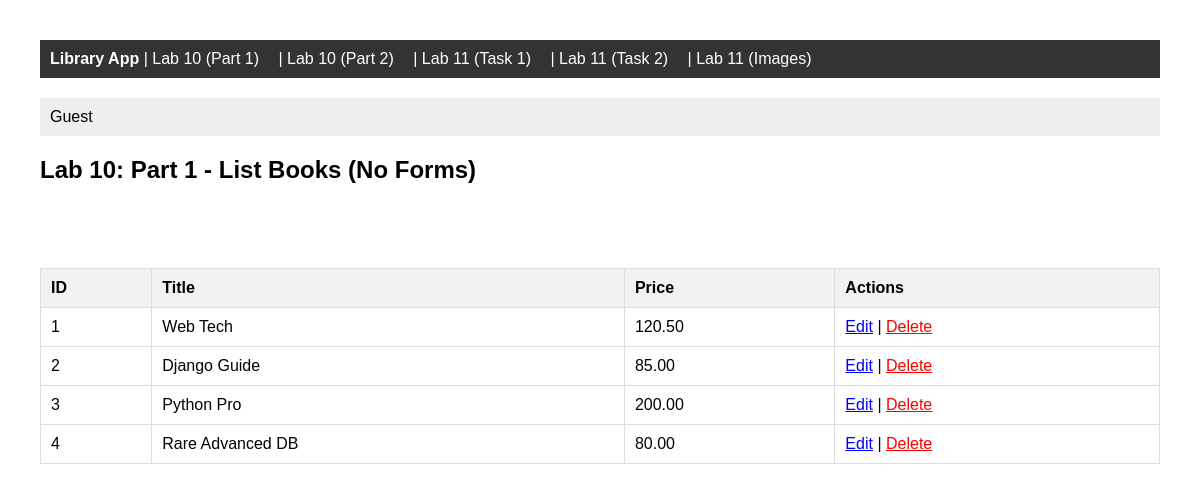
Page /books/lab10/part1/listbooks/ on the earlier database version.
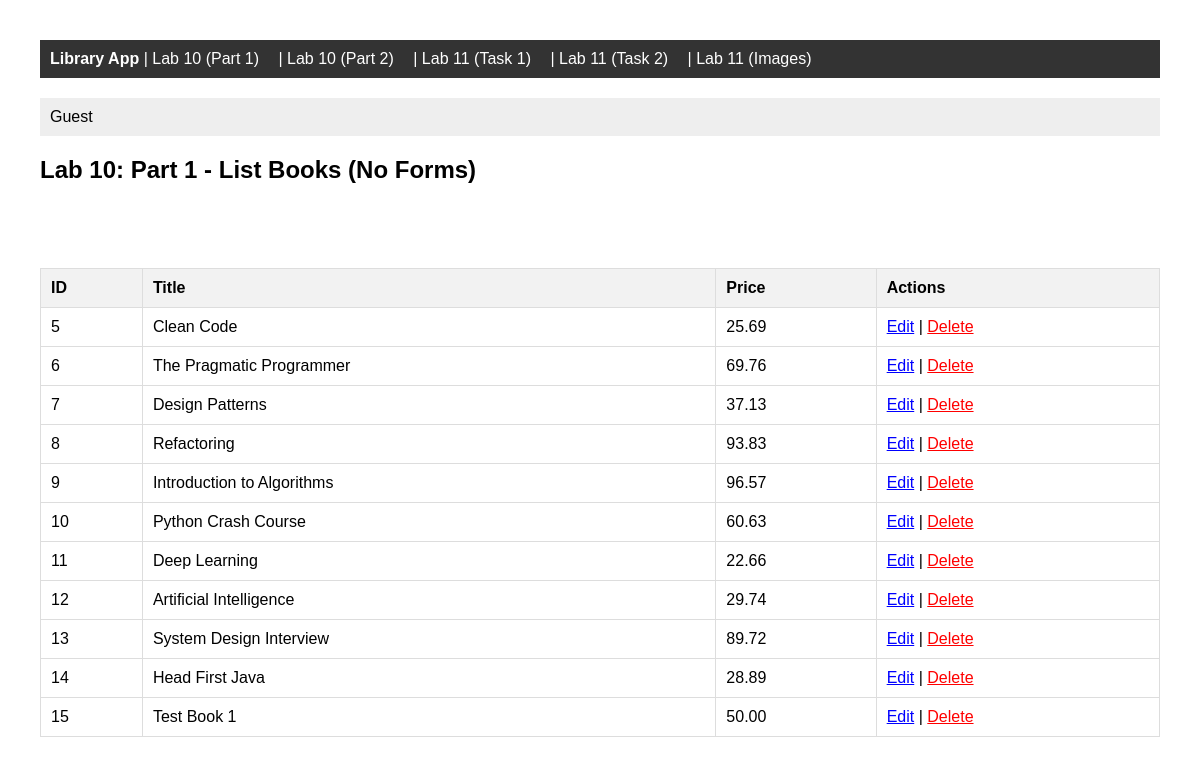
Same page on the later database version.
### apps/bookmodule/models.py (models this page shows, shortened)
class Book(models.Model):
    title = models.CharField(max_length=200)
    author = models.CharField(max_length=100)
    year = models.IntegerField(null=True)
    price = models.DecimalField(max_digits=6, decimal_places=2)
    edition = models.IntegerField(default=1)
    quantity = models.IntegerField(default=1)
    pubdate = models.DateTimeField(null=True)
    rating = models.SmallIntegerField(default=1)
    publisher = models.ForeignKey(
        Publisher,
        null=True,
        on_delete=models.SET_NULL,
        related_name='books'
    )
    authors = models.ManyToManyField(Author, blank=True)

### apps/bookmodule/views.py (the view)
# urls.py: path('lab10/part1/listbooks/', views.list_books_no_form, name='list_books_no_form'),
def list_books_no_form(request):
    books = Book.objects.all()
    context = {'books': books, 'task_title': 'Lab 10: Part 1 - List Books (No Forms)'}
    return render(request, 'bookmodule/lab10_book_list_no_form.html', context)

### apps/templates/bookmodule/lab10_book_list_no_form.html
{% extends "bookmodule/lab10_master.html" %}
{% block content %}
    <h2>{{ task_title }}</h2>
    <div style="margin-bottom: 20px;">
        <a href="{% url 'add_book_no_form' %}" class="btn btn-success">Add New Book (No Form)</a>
    </div>
    {% if books %}
        <table border="1" cellpadding="10" style="width: 100%; border-collapse: collapse;">
            <thead>
                <tr style="background-color: #f2f2f2;">
                    <th>ID</th>
                    <th>Title</th>
                    <th>Price</th>
                    <th>Actions</th>
                </tr>
            </thead>
            <tbody>
                {% for book in books %}
                    <tr>
                        <td>{{ book.id }}</td>
                        <td>{{ book.title }}</td>
                        <td>{{ book.price }}</td>
                        <td>
                            <a href="{% url 'edit_book_no_form' book.pk %}" style="color: blue;">Edit</a> |
                            <a href="{% url 'delete_book_no_form' book.pk %}" style="color: red;">Delete</a>
                        </td>
                    </tr>
                {% endfor %}
            </tbody>
        </table>
    {% else %}
        <p>No books found.</p>
    {% endif %}
{% endblock %}

Differences in the rows shown:
removed Book: id "1", title "Web Tech", price "120.50"
removed Book: id "2", title "Django Guide", price "85.00"
removed Book: id "3", title "Python Pro", price "200.00"
removed Book: id "4", title "Rare Advanced DB", price "80.00"
added Book: id "5", title "Clean Code", price "25.69"
added Book: id "6", title "The Pragmatic Programmer", price "69.76"
added Book: id "7", title "Design Patterns", price "37.13"
added Book: id "8", title "Refactoring", price "93.83"
added Book: id "9", title "Introduction to Algorithms", price "96.57"
added Book: id "10", title "Python Crash Course", price "60.63"
added Book: id "11", title "Deep Learning", price "22.66"
added Book: id "12", title "Artificial Intelligence", price "29.74"
added Book: id "13", title "System Design Interview", price "89.72"
added Book: id "14", title "Head First Java", price "28.89"
added Book: id "15", title "Test Book 1", price "50.00"
